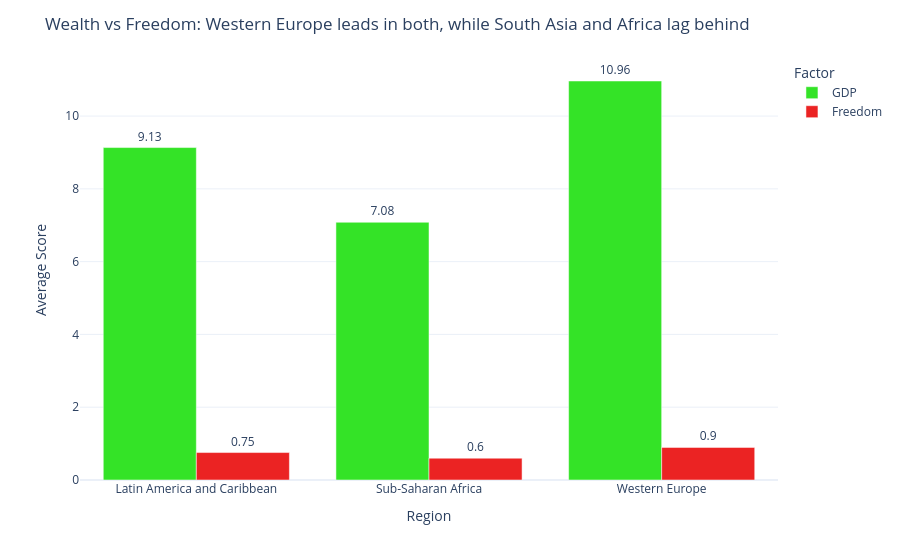

Notebook code for this chart:
### Code cell
import pandas as pd
import plotly.express as px

df.columns = df.columns.str.strip()
regions = [
    'Western Europe',
    'Latin America and Caribbean',
    'Eastern Asia',
    'Sub-Saharan Africa',
    'Southern Asia'
]

filtered = df[df['Region'].isin(regions)]
agg = (filtered.groupby('Region')[['GDP', 'Freedom']]
       .mean()
       .reset_index())
melted = agg.melt(
    id_vars='Region',
    value_vars=['GDP', 'Freedom'],
    var_name='Factor',
    value_name='Value'
)


fig = px.bar(
    melted,
    x='Region',
    y='Value',
    color='Factor',
    barmode='group',
    text=melted['Value'].round(2),
    color_discrete_map={
        'GDP': '#34E327',
        'Freedom': '#EB2323'
    }
)

fig.update_layout(
    title="Wealth vs Freedom: Western Europe leads in both, while South Asia and Africa lag behind",
    xaxis_title="Region",
    yaxis_title="Average Score",
    template="plotly_white"
)
fig.update_traces(textposition='outside', cliponaxis=False)

### Figure 1 — Plotly figure (JSON) as saved in the notebook; plotly's stock layout.template omitted (floating-point values rounded to 4 significant figures)
{"data": [{"alignmentgroup": "True", "cliponaxis": false, "hovertemplate": "Factor=GDP<br>Region=%{x}<br>Value=%{y}<br>text=%{text}<extra></extra>", "legendgroup": "GDP", "marker": {"color": "#34E327", "pattern": {"shape": ""}}, "name": "GDP", "offsetgroup": "GDP", "orientation": "v", "showlegend": true, "text": [9.13, 7.08, 10.96], "textposition": "outside", "type": "bar", "x": ["Latin America and Caribbean", "Sub-Saharan Africa", "Western Europe"], "xaxis": "x", "y": [9.135, 7.082, 10.96], "yaxis": "y"}, {"alignmentgroup": "True", "cliponaxis": false, "hovertemplate": "Factor=Freedom<br>Region=%{x}<br>Value=%{y}<br>text=%{text}<extra></extra>", "legendgroup": "Freedom", "marker": {"color": "#EB2323", "pattern": {"shape": ""}}, "name": "Freedom", "offsetgroup": "Freedom", "orientation": "v", "showlegend": true, "text": [0.75, 0.6, 0.9], "textposition": "outside", "type": "bar", "x": ["Latin America and Caribbean", "Sub-Saharan Africa", "Western Europe"], "xaxis": "x", "y": [0.7542, 0.5994, 0.8961], "yaxis": "y"}], "layout": {"barmode": "group", "legend": {"title": {"text": "Factor"}, "tracegroupgap": 0}, "margin": {"t": 60}, "title": {"text": "Wealth vs Freedom: Western Europe leads in both, while South Asia and Africa lag behind"}, "xaxis": {"anchor": "y", "domain": [0, 1], "title": {"text": "Region"}}, "yaxis": {"anchor": "x", "domain": [0, 1], "title": {"text": "Average Score"}}}}
